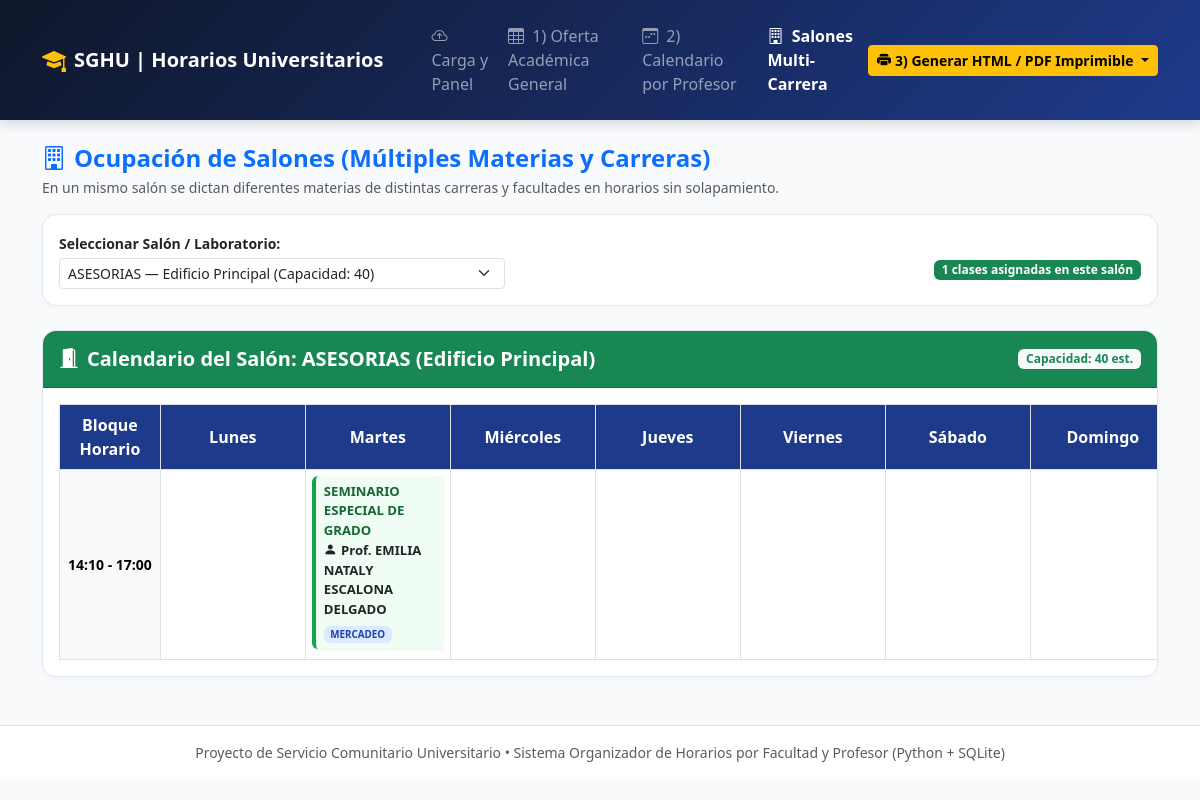
Screenshot of /ocupacion-salones with the database file from the repository.
### tables this page shows
CREATE TABLE salones (
        id INTEGER PRIMARY KEY AUTOINCREMENT,
        codigo TEXT NOT NULL UNIQUE,
        capacidad INTEGER DEFAULT 40,
        edificio TEXT DEFAULT 'Edificio Principal'
    );

CREATE TABLE asignaciones_horario (
        id INTEGER PRIMARY KEY AUTOINCREMENT,
        carga_id INTEGER NOT NULL,
        profesor_id INTEGER NOT NULL,
        materia_id INTEGER NOT NULL,
        salon_id INTEGER NOT NULL,
        dia TEXT NOT NULL,
        hora_inicio TEXT NOT NULL,
        hora_fin TEXT NOT NULL,
        estado TEXT DEFAULT 'Confirmado',
        FOREIGN KEY (carga_id) REFERENCES carga_academica(id) ON DELETE CASCADE,
        FOREIGN KEY (profesor_id) REFERENCES profesores(id) ON DELETE CASCADE,
        FOREIGN KEY (materia_id) REFERENCES materias(id) ON DELETE CASCADE,
        FOREIGN KEY (salon_id) REFERENCES salones(id) ON DELETE CASCADE
    );

CREATE TABLE materias (
        id INTEGER PRIMARY KEY AUTOINCREMENT,
        nombre TEXT NOT NULL,
        codigo TEXT DEFAULT '',
        carrera_id INTEGER NOT NULL,
        semestre TEXT DEFAULT '1er Semestre',
        UNIQUE(nombre, carrera_id),
        FOREIGN KEY (carrera_id) REFERENCES carreras(id) ON DELETE CASCADE
    );

CREATE TABLE profesores (
        id INTEGER PRIMARY KEY AUTOINCREMENT,
        nombre TEXT NOT NULL UNIQUE,
        cedula TEXT DEFAULT '',
        email TEXT DEFAULT ''
    );

CREATE TABLE carreras (
        id INTEGER PRIMARY KEY AUTOINCREMENT,
        nombre TEXT NOT NULL,
        facultad_id INTEGER NOT NULL,
        UNIQUE(nombre, facultad_id),
        FOREIGN KEY (facultad_id) REFERENCES facultades(id) ON DELETE CASCADE
    );

### app.py (the view)
@app.route("/ocupacion-salones")
def ocupacion_salones():
    salon_id = request.args.get("salon_id", type=int)
    conn = get_connection()
    cursor = conn.cursor()
    cursor.execute("SELECT id, codigo, edificio, capacidad FROM salones ORDER BY codigo ASC")
    salones = [dict(r) for r in cursor.fetchall()]
    conn.close()
    if not salon_id and salones:
        salon_id = salones[0]["id"]
    salon_actual = next((s for s in salones if s["id"] == salon_id), None)
    asignaciones = consultar_oferta_academica(salon_id=salon_id) if salon_id else []
    rangos_horas, matriz = construir_matriz_calendario(asignaciones)
    return render_template(
        "ocupacion_salones.html",
        salones=salones,
        salon_actual=salon_actual,
        asignaciones=asignaciones,
        rangos_horas=rangos_horas,
        matriz=matriz,
        dias_orden=DIAS_ORDEN,
    )

### app.py (called while the page is built)
@app.context_processor
def inject_global_profesores():
    conn = get_connection()
    cursor = conn.cursor()
    cursor.execute("SELECT id, nombre FROM profesores ORDER BY nombre ASC")
    lista_profesores = [dict(r) for r in cursor.fetchall()]
    conn.close()
    return {"profesores_global": lista_profesores}

def construir_matriz_calendario(asignaciones):
    rangos_unicos = sorted({f"{a['hora_inicio']} - {a['hora_fin']}" for a in asignaciones})
    if rangos_unicos:
        rangos_horas = rangos_unicos
    else:
        rangos_horas = [f"{b[0]} - {b[1]}" for b in BLOQUES_HORARIOS]
    matriz = {r: {d: [] for d in DIAS_ORDEN} for r in rangos_horas}
    for a in asignaciones:
        r = f"{a['hora_inicio']} - {a['hora_fin']}"
        d = a["dia"]
        if r in matriz and d in matriz[r]:
            matriz[r][d].append(a)
    return rangos_horas, matriz

### database.py (called while the page is built)
def get_connection():
    conn = sqlite3.connect(DB_PATH)
    conn.row_factory = sqlite3.Row
    conn.execute("PRAGMA foreign_keys = ON;")
    conn.execute("PRAGMA journal_mode = WAL;")
    return conn

### templates/ocupacion_salones.html
{% extends "base.html" %}
{% block content %}
<div class="d-flex flex-wrap justify-content-between align-items-center mb-3 gap-2">
    <div>
        <h4 class="fw-bold mb-1 text-primary"><i class="bi bi-building me-2"></i>Ocupación de Salones (Múltiples Materias y Carreras)</h4>
        <p class="text-muted small mb-0">
            En un mismo salón se dictan diferentes materias de distintas carreras y facultades en horarios sin solapamiento.
        </p>
    </div>
</div>
<div class="card card-panel p-3 mb-4">
    <form method="GET" action="{{ url_for('ocupacion_salones') }}" class="row g-2 align-items-center">
        <div class="col-md-5">
            <label class="form-label small fw-semibold mb-1">Seleccionar Salón / Laboratorio:</label>
            <select name="salon_id" class="form-select form-select-sm" onchange="this.form.submit()">
                {% for s in salones %}
                    <option value="{{ s.id }}" {% if salon_actual and salon_actual.id == s.id %}selected{% endif %}>
                        {{ s.codigo }} — {{ s.edificio }} (Capacidad: {{ s.capacidad }})
                    </option>
                {% endfor %}
            </select>
        </div>
        <div class="col-md-7 text-md-end pt-3">
            {% if salon_actual %}
                <span class="badge bg-success">{{ asignaciones|length }} clases asignadas en este salón</span>
            {% endif %}
        </div>
    </form>
</div>
{% if salon_actual %}
<div class="card card-panel overflow-hidden">
    <div class="card-header bg-success text-white py-3 d-flex justify-content-between align-items-center">
        <h5 class="mb-0 fw-bold"><i class="bi bi-door-open-fill me-2"></i>Calendario del Salón: {{ salon_actual.codigo }} ({{ salon_actual.edificio }})</h5>
        <span class="badge bg-light text-success fw-bold">Capacidad: {{ salon_actual.capacidad }} est.</span>
    </div>
    <div class="table-responsive p-3">
        <table class="table table-bordered calendar-table mb-0">
            <thead>
                <tr>
                    <th style="width: 130px;">Bloque Horario</th>
                    {% for d in dias_orden %}
                        <th>{{ d }}</th>
                    {% endfor %}
                </tr>
            </thead>
            <tbody>
                {% for r in rangos_horas %}
                <tr>
                    <td class="fw-bold text-center align-middle bg-light small text-nowrap">{{ r }}</td>
                    {% for d in dias_orden %}
                    <td class="calendar-cell">
                        {% for c in matriz[r][d] %}
                        <div class="class-block" style="border-left-color: #16a34a; background: #f0fdf4;">
                            <span class="materia-title" style="color: #166534;">{{ c.materia_nombre }}</span>
                            <div class="fw-bold text-dark"><i class="bi bi-person-fill me-1"></i>Prof. {{ c.profesor_nombre }}</div>
                            <div class="mt-1">
                                <span class="badge badge-carrera">{{ c.carrera_nombre }}</span>
                            </div>
                        </div>
                        {% endfor %}
                    </td>
                    {% endfor %}
                </tr>
                {% endfor %}
            </tbody>
        </table>
    </div>
</div>
{% endif %}
{% endblock %}

### templates/base.html (style rules this page uses)
:root { --univ-primary: #1e3a8a; --univ-secondary: #0f172a; --univ-accent: #2563eb; }
body { background-color: #f8fafc; font-family: 'Segoe UI', system-ui, -apple-system, sans-serif; color: #1e293b; }
.card-panel { border: 1px solid #e2e8f0; border-radius: 14px; box-shadow: 0 2px 8px rgba(0,0,0,0.03); background: #ffffff; }
.badge-carrera { background-color: #dbeafe; color: #1e40af; font-weight: 600; }
.calendar-table th { background-color: #1e3a8a; color: #ffffff; text-align: center; vertical-align: middle; }
.calendar-cell { min-width: 145px; height: 95px; vertical-align: top; background-color: #ffffff; padding: 6px !important; }
.class-block { background: linear-gradient(135deg, #eff6ff 0%, #dbeafe 100%); border-left: 4px solid #2563eb; border-radius: 6px; padding: 6px 8px; margin-bottom: 4px; font-size: 0.82rem; box-shadow: 0 1px 3px rgba(0,0,0,0.06); }
.class-block .materia-title { font-weight: 700; color: #1e3a8a; display: block; }

### rows the page displays
salones: codigo "ASESORIAS", edificio "Edificio Principal", capacidad "40"
asignaciones_horario: materia_nombre "SEMINARIO ESPECIAL DE GRADO", profesor_nombre "EMILIA NATALY ESCALONA DELGADO", carrera_nombre "MERCADEO"

### other values shown
{{ asignaciones|length }} "1"
{{ d }} "Lunes" "Martes" "Miércoles" "Jueves" "Viernes" "Sábado" "Domingo"
{{ r }} "14:10 - 17:00"
form field salon_id "ASESORIAS — Edificio Principal (Capacidad: 40)"
